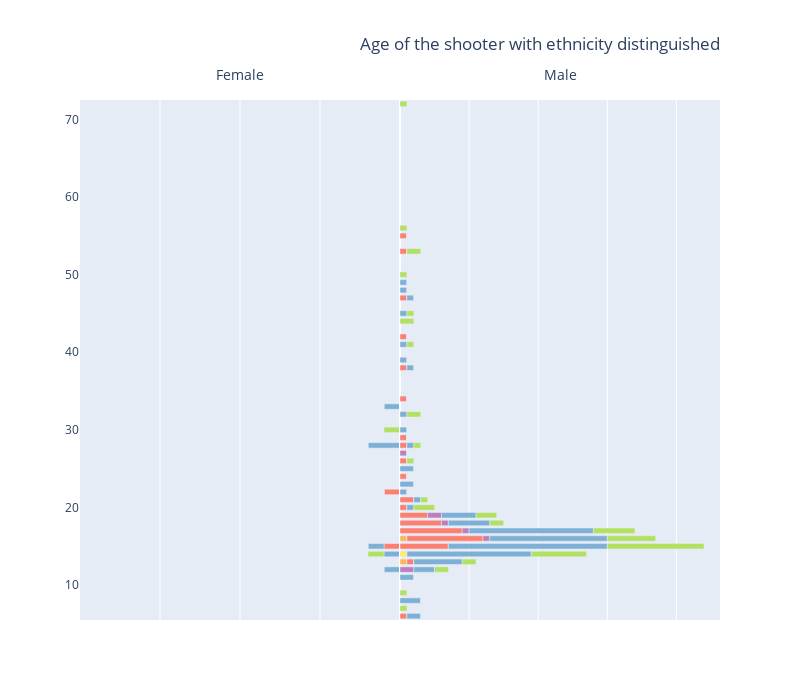

Notebook code for this chart:
### Code cell
fig = make_subplots(rows=1, cols=2, specs=[[{"type":"bar"}, {"type": "bar"}]], shared_xaxes=False,
                    shared_yaxes=True, horizontal_spacing=0)

base = np.zeros(shape=women_ethnicity.shape[0])  
base = pd.Series(base)
for col in women_ethnicity.columns[1:]:
    fig.append_trace(go.Bar(name="Ethincity "+col,
                        x=women_ethnicity[col],
                        y=women_ethnicity['age_shooter1'], 
                        hovertemplate='Ethinicity: ' + col + '<br>Count: ' +women_ethnicity[col].map('{:,.0f}'.format), 
                        offsetgroup=0,
                        orientation='h', 
                        width=0.7, 
                        marker_color=marker_color[col],
                        showlegend=False, 
                        base=base), 
                        1, 1) # 1,1 represents row 1 column 1 in the plot grid
    base = base.add(women_ethnicity[col])


base = np.zeros(shape=men_ethnicity.shape[0])  
base = pd.Series(base)
for col in men_ethnicity.columns[1:]:
    fig.append_trace(go.Bar(name="Ethincity "+col,
                        x=men_ethnicity[col],
                        y=men_ethnicity['age_shooter1'], 
                        hovertemplate='Ethinicity: ' + col + '<br>Count: ' +men_ethnicity[col].map('{:,.0f}'.format),
                        offsetgroup=1,
                        orientation='h', 
                        width=0.7, 
                        marker_color=marker_color[col],
                        showlegend=False, 
                        base=base), 
                        1, 2) # 1,1 represents row 1 column 1 in the plot grid
    base = base.add(men_ethnicity[col])

fig.update_xaxes(showticklabels=False,title_text="Female", row=1, col=1, range=[20,0])
fig.update_xaxes(showticklabels=False,title_text="Male", row=1, col=2)

fig.update_layout(title_text="Age of the shooter with ethnicity distinguished", 
                  width=800, 
                  height=700,
                  title_x=0.9,
                  xaxis1={'side': 'top'},
                  xaxis2={'side': 'top'},
                  barmode='relative')

plotly.offline.plot(fig, filename=html_path+"shooter_age_gender_distribution.html")
fig.show()

### Figure 1 — Plotly figure (JSON) as saved in the notebook; plotly's stock layout.template omitted (floating-point values rounded to 4 significant figures)
{"data": [{"base": [0, 0, 0, 0, 0, 0, 0], "hovertemplate": ["Ethinicity: Black<br>Count: 0", "Ethinicity: Black<br>Count: 0", "Ethinicity: Black<br>Count: 1", "Ethinicity: Black<br>Count: 1", "Ethinicity: Black<br>Count: 0", "Ethinicity: Black<br>Count: 0", "Ethinicity: Black<br>Count: 0"], "marker": {"color": "#fd7f6f"}, "name": "Ethincity Black", "offsetgroup": "0", "orientation": "h", "showlegend": false, "type": "bar", "width": 0.7, "x": [0, 0, 1, 1, 0, 0, 0], "xaxis": "x", "y": [12, 14, 15, 22, 28, 30, 33], "yaxis": "y"}, {"base": [0, 0, 1, 1, 0, 0, 0], "hovertemplate": ["Ethinicity: Not known<br>Count: 1", "Ethinicity: Not known<br>Count: 1", "Ethinicity: Not known<br>Count: 1", "Ethinicity: Not known<br>Count: 0", "Ethinicity: Not known<br>Count: 2", "Ethinicity: Not known<br>Count: 0", "Ethinicity: Not known<br>Count: 1"], "marker": {"color": "#7eb0d5"}, "name": "Ethincity Not known", "offsetgroup": "0", "orientation": "h", "showlegend": false, "type": "bar", "width": 0.7, "x": [1, 1, 1, 0, 2, 0, 1], "xaxis": "x", "y": [12, 14, 15, 22, 28, 30, 33], "yaxis": "y"}, {"base": [1, 1, 2, 1, 2, 0, 1], "hovertemplate": ["Ethinicity: White<br>Count: 0", "Ethinicity: White<br>Count: 1", "Ethinicity: White<br>Count: 0", "Ethinicity: White<br>Count: 0", "Ethinicity: White<br>Count: 0", "Ethinicity: White<br>Count: 1", "Ethinicity: White<br>Count: 0"], "marker": {"color": "#b2e061"}, "name": "Ethincity White", "offsetgroup": "0", "orientation": "h", "showlegend": false, "type": "bar", "width": 0.7, "x": [0, 1, 0, 0, 0, 1, 0], "xaxis": "x", "y": [12, 14, 15, 22, 28, 30, 33], "yaxis": "y"}, {"base": [0, 0, 0, 0, 0, 0, 0, 0, 0, 0, 0, 0, 0, 0, 0, 0, 0, 0, 0, 0, 0, 0, 0, 0, 0, 0, 0, 0, 0, 0, 0, 0, 0, 0, 0, 0, 0, 0, 0, 0], "hovertemplate": ["Ethinicity: American Indian<br>Count: 0", "Ethinicity: American Indian<br>Count: 0", "Ethinicity: American Indian<br>Count: 0", "Ethinicity: American Indian<br>Count: 0", "Ethinicity: American Indian<br>Count: 0", "Ethinicity: American Indian<br>Count: 0", "Ethinicity: American Indian<br>Count: 1", "Ethinicity: American Indian<br>Count: 0", "Ethinicity: American Indian<br>Count: 0", "Ethinicity: American Indian<br>Count: 1", "Ethinicity: American Indian<br>Count: 0", "Ethinicity: American Indian<br>Count: 0", "Ethinicity: American Indian<br>Count: 0", "Ethinicity: American Indian<br>Count: 0", "Ethinicity: American Indian<br>Count: 0", "Ethinicity: American Indian<br>Count: 0", "Ethinicity: American Indian<br>Count: 0", "Ethinicity: American Indian<br>Count: 0", "Ethinicity: American Indian<br>Count: 0", "Ethinicity: American Indian<br>Count: 0", "Ethinicity: American Indian<br>Count: 0", "Ethinicity: American Indian<br>Count: 0", "Ethinicity: American Indian<br>Count: 0", "Ethinicity: American Indian<br>Count: 0", "Ethinicity: American Indian<br>Count: 0", "Ethinicity: American Indian<br>Count: 0", "Ethinicity: American Indian<br>Count: 0", "Ethinicity: American Indian<br>Count: 0", "Ethinicity: American Indian<br>Count: 0", "Ethinicity: American Indian<br>Count: 0", "Ethinicity: American Indian<br>Count: 0", "Ethinicity: American Indian<br>Count: 0", "Ethinicity: American Indian<br>Count: 0", "Ethinicity: American Indian<br>Count: 0", "Ethinicity: American Indian<br>Count: 0", "Ethinicity: American Indian<br>Count: 0", "Ethinicity: American Indian<br>Count: 0", "Ethinicity: American Indian<br>Count: 0", "Ethinicity: American Indian<br>Count: 0", "Ethinicity: American Indian<br>Count: 0"], "marker": {"color": "#ffb55a"}, "name": "Ethincity American Indian", "offsetgroup": "1", "orientation": "h", "showlegend": false, "type": "bar", "width": 0.7, "x": [0, 0, 0, 0, 0, 0, 1, 0, 0, 1, 0, 0, 0, 0, 0, 0, 0, 0, 0, 0, 0, 0, 0, 0, 0, 0, 0, 0, 0, 0, 0, 0, 0, 0, 0, 0, 0, 0, 0, 0], "xaxis": "x2", "y": [6, 7, 8, 9, 11, 12, 13, 14, 15, 16, 17, 18, 19, 20, 21, 22, 23, 24, 25, 26, 27, 28, 29, 30, 32, 34, 38, 39, 41, 42, 44, 45, 47, 48, 49, 50, 53, 55, 56, 72], "yaxis": "y2"}, {"base": [0, 0, 0, 0, 0, 0, 1, 0, 0, 1, 0, 0, 0, 0, 0, 0, 0, 0, 0, 0, 0, 0, 0, 0, 0, 0, 0, 0, 0, 0, 0, 0, 0, 0, 0, 0, 0, 0, 0, 0], "hovertemplate": ["Ethinicity: Asian<br>Count: 0", "Ethinicity: Asian<br>Count: 0", "Ethinicity: Asian<br>Count: 0", "Ethinicity: Asian<br>Count: 0", "Ethinicity: Asian<br>Count: 0", "Ethinicity: Asian<br>Count: 0", "Ethinicity: Asian<br>Count: 0", "Ethinicity: Asian<br>Count: 1", "Ethinicity: Asian<br>Count: 0", "Ethinicity: Asian<br>Count: 0", "Ethinicity: Asian<br>Count: 0", "Ethinicity: Asian<br>Count: 0", "Ethinicity: Asian<br>Count: 0", "Ethinicity: Asian<br>Count: 0", "Ethinicity: Asian<br>Count: 0", "Ethinicity: Asian<br>Count: 0", "Ethinicity: Asian<br>Count: 0", "Ethinicity: Asian<br>Count: 0", "Ethinicity: Asian<br>Count: 0", "Ethinicity: Asian<br>Count: 0", "Ethinicity: Asian<br>Count: 0", "Ethinicity: Asian<br>Count: 0", "Ethinicity: Asian<br>Count: 0", "Ethinicity: Asian<br>Count: 0", "Ethinicity: Asian<br>Count: 0", "Ethinicity: Asian<br>Count: 0", "Ethinicity: Asian<br>Count: 0", "Ethinicity: Asian<br>Count: 0", "Ethinicity: Asian<br>Count: 0", "Ethinicity: Asian<br>Count: 0", "Ethinicity: Asian<br>Count: 0", "Ethinicity: Asian<br>Count: 0", "Ethinicity: Asian<br>Count: 0", "Ethinicity: Asian<br>Count: 0", "Ethinicity: Asian<br>Count: 0", "Ethinicity: Asian<br>Count: 0", "Ethinicity: Asian<br>Count: 0", "Ethinicity: Asian<br>Count: 0", "Ethinicity: Asian<br>Count: 0", "Ethinicity: Asian<br>Count: 0"], "marker": {"color": "#ffee65"}, "name": "Ethincity Asian", "offsetgroup": "1", "orientation": "h", "showlegend": false, "type": "bar", "width": 0.7, "x": [0, 0, 0, 0, 0, 0, 0, 1, 0, 0, 0, 0, 0, 0, 0, 0, 0, 0, 0, 0, 0, 0, 0, 0, 0, 0, 0, 0, 0, 0, 0, 0, 0, 0, 0, 0, 0, 0, 0, 0], "xaxis": "x2", "y": [6, 7, 8, 9, 11, 12, 13, 14, 15, 16, 17, 18, 19, 20, 21, 22, 23, 24, 25, 26, 27, 28, 29, 30, 32, 34, 38, 39, 41, 42, 44, 45, 47, 48, 49, 50, 53, 55, 56, 72], "yaxis": "y2"}, {"base": [0, 0, 0, 0, 0, 0, 1, 1, 0, 1, 0, 0, 0, 0, 0, 0, 0, 0, 0, 0, 0, 0, 0, 0, 0, 0, 0, 0, 0, 0, 0, 0, 0, 0, 0, 0, 0, 0, 0, 0], "hovertemplate": ["Ethinicity: Black<br>Count: 1", "Ethinicity: Black<br>Count: 0", "Ethinicity: Black<br>Count: 0", "Ethinicity: Black<br>Count: 0", "Ethinicity: Black<br>Count: 0", "Ethinicity: Black<br>Count: 0", "Ethinicity: Black<br>Count: 1", "Ethinicity: Black<br>Count: 0", "Ethinicity: Black<br>Count: 7", "Ethinicity: Black<br>Count: 11", "Ethinicity: Black<br>Count: 9", "Ethinicity: Black<br>Count: 6", "Ethinicity: Black<br>Count: 4", "Ethinicity: Black<br>Count: 1", "Ethinicity: Black<br>Count: 2", "Ethinicity: Black<br>Count: 0", "Ethinicity: Black<br>Count: 0", "Ethinicity: Black<br>Count: 1", "Ethinicity: Black<br>Count: 0", "Ethinicity: Black<br>Count: 1", "Ethinicity: Black<br>Count: 0", "Ethinicity: Black<br>Count: 1", "Ethinicity: Black<br>Count: 1", "Ethinicity: Black<br>Count: 0", "Ethinicity: Black<br>Count: 0", "Ethinicity: Black<br>Count: 1", "Ethinicity: Black<br>Count: 1", "Ethinicity: Black<br>Count: 0", "Ethinicity: Black<br>Count: 0", "Ethinicity: Black<br>Count: 1", "Ethinicity: Black<br>Count: 0", "Ethinicity: Black<br>Count: 0", "Ethinicity: Black<br>Count: 1", "Ethinicity: Black<br>Count: 0", "Ethinicity: Black<br>Count: 0", "Ethinicity: Black<br>Count: 0", "Ethinicity: Black<br>Count: 1", "Ethinicity: Black<br>Count: 1", "Ethinicity: Black<br>Count: 0", "Ethinicity: Black<br>Count: 0"], "marker": {"color": "#fd7f6f"}, "name": "Ethincity Black", "offsetgroup": "1", "orientation": "h", "showlegend": false, "type": "bar", "width": 0.7, "x": [1, 0, 0, 0, 0, 0, 1, 0, 7, 11, 9, 6, 4, 1, 2, 0, 0, 1, 0, 1, 0, 1, 1, 0, 0, 1, 1, 0, 0, 1, 0, 0, 1, 0, 0, 0, 1, 1, 0, 0], "xaxis": "x2", "y": [6, 7, 8, 9, 11, 12, 13, 14, 15, 16, 17, 18, 19, 20, 21, 22, 23, 24, 25, 26, 27, 28, 29, 30, 32, 34, 38, 39, 41, 42, 44, 45, 47, 48, 49, 50, 53, 55, 56, 72], "yaxis": "y2"}, {"base": [1, 0, 0, 0, 0, 0, 2, 1, 7, 12, 9, 6, 4, 1, 2, 0, 0, 1, 0, 1, 0, 1, 1, 0, 0, 1, 1, 0, 0, 1, 0, 0, 1, 0, 0, 0, 1, 1, 0, 0], "hovertemplate": ["Ethinicity: Hispanic<br>Count: 0", "Ethinicity: Hispanic<br>Count: 0", "Ethinicity: Hispanic<br>Count: 0", "Ethinicity: Hispanic<br>Count: 0", "Ethinicity: Hispanic<br>Count: 0", "Ethinicity: Hispanic<br>Count: 2", "Ethinicity: Hispanic<br>Count: 0", "Ethinicity: Hispanic<br>Count: 0", "Ethinicity: Hispanic<br>Count: 0", "Ethinicity: Hispanic<br>Count: 1", "Ethinicity: Hispanic<br>Count: 1", "Ethinicity: Hispanic<br>Count: 1", "Ethinicity: Hispanic<br>Count: 2", "Ethinicity: Hispanic<br>Count: 0", "Ethinicity: Hispanic<br>Count: 0", "Ethinicity: Hispanic<br>Count: 0", "Ethinicity: Hispanic<br>Count: 0", "Ethinicity: Hispanic<br>Count: 0", "Ethinicity: Hispanic<br>Count: 0", "Ethinicity: Hispanic<br>Count: 0", "Ethinicity: Hispanic<br>Count: 1", "Ethinicity: Hispanic<br>Count: 0", "Ethinicity: Hispanic<br>Count: 0", "Ethinicity: Hispanic<br>Count: 0", "Ethinicity: Hispanic<br>Count: 0", "Ethinicity: Hispanic<br>Count: 0", "Ethinicity: Hispanic<br>Count: 0", "Ethinicity: Hispanic<br>Count: 0", "Ethinicity: Hispanic<br>Count: 0", "Ethinicity: Hispanic<br>Count: 0", "Ethinicity: Hispanic<br>Count: 0", "Ethinicity: Hispanic<br>Count: 0", "Ethinicity: Hispanic<br>Count: 0", "Ethinicity: Hispanic<br>Count: 0", "Ethinicity: Hispanic<br>Count: 0", "Ethinicity: Hispanic<br>Count: 0", "Ethinicity: Hispanic<br>Count: 0", "Ethinicity: Hispanic<br>Count: 0", "Ethinicity: Hispanic<br>Count: 0", "Ethinicity: Hispanic<br>Count: 0"], "marker": {"color": "#bd7ebe"}, "name": "Ethincity Hispanic", "offsetgroup": "1", "orientation": "h", "showlegend": false, "type": "bar", "width": 0.7, "x": [0, 0, 0, 0, 0, 2, 0, 0, 0, 1, 1, 1, 2, 0, 0, 0, 0, 0, 0, 0, 1, 0, 0, 0, 0, 0, 0, 0, 0, 0, 0, 0, 0, 0, 0, 0, 0, 0, 0, 0], "xaxis": "x2", "y": [6, 7, 8, 9, 11, 12, 13, 14, 15, 16, 17, 18, 19, 20, 21, 22, 23, 24, 25, 26, 27, 28, 29, 30, 32, 34, 38, 39, 41, 42, 44, 45, 47, 48, 49, 50, 53, 55, 56, 72], "yaxis": "y2"}, {"base": [1, 0, 0, 0, 0, 2, 2, 1, 7, 13, 10, 7, 6, 1, 2, 0, 0, 1, 0, 1, 1, 1, 1, 0, 0, 1, 1, 0, 0, 1, 0, 0, 1, 0, 0, 0, 1, 1, 0, 0], "hovertemplate": ["Ethinicity: Not known<br>Count: 2", "Ethinicity: Not known<br>Count: 0", "Ethinicity: Not known<br>Count: 3", "Ethinicity: Not known<br>Count: 0", "Ethinicity: Not known<br>Count: 2", "Ethinicity: Not known<br>Count: 3", "Ethinicity: Not known<br>Count: 7", "Ethinicity: Not known<br>Count: 18", "Ethinicity: Not known<br>Count: 23", "Ethinicity: Not known<br>Count: 17", "Ethinicity: Not known<br>Count: 18", "Ethinicity: Not known<br>Count: 6", "Ethinicity: Not known<br>Count: 5", "Ethinicity: Not known<br>Count: 1", "Ethinicity: Not known<br>Count: 1", "Ethinicity: Not known<br>Count: 1", "Ethinicity: Not known<br>Count: 2", "Ethinicity: Not known<br>Count: 0", "Ethinicity: Not known<br>Count: 2", "Ethinicity: Not known<br>Count: 0", "Ethinicity: Not known<br>Count: 0", "Ethinicity: Not known<br>Count: 1", "Ethinicity: Not known<br>Count: 0", "Ethinicity: Not known<br>Count: 1", "Ethinicity: Not known<br>Count: 1", "Ethinicity: Not known<br>Count: 0", "Ethinicity: Not known<br>Count: 1", "Ethinicity: Not known<br>Count: 1", "Ethinicity: Not known<br>Count: 1", "Ethinicity: Not known<br>Count: 0", "Ethinicity: Not known<br>Count: 0", "Ethinicity: Not known<br>Count: 1", "Ethinicity: Not known<br>Count: 1", "Ethinicity: Not known<br>Count: 1", "Ethinicity: Not known<br>Count: 1", "Ethinicity: Not known<br>Count: 0", "Ethinicity: Not known<br>Count: 0", "Ethinicity: Not known<br>Count: 0", "Ethinicity: Not known<br>Count: 0", "Ethinicity: Not known<br>Count: 0"], "marker": {"color": "#7eb0d5"}, "name": "Ethincity Not known", "offsetgroup": "1", "orientation": "h", "showlegend": false, "type": "bar", "width": 0.7, "x": [2, 0, 3, 0, 2, 3, 7, 18, 23, 17, 18, 6, 5, 1, 1, 1, 2, 0, 2, 0, 0, 1, 0, 1, 1, 0, 1, 1, 1, 0, 0, 1, 1, 1, 1, 0, 0, 0, 0, 0], "xaxis": "x2", "y": [6, 7, 8, 9, 11, 12, 13, 14, 15, 16, 17, 18, 19, 20, 21, 22, 23, 24, 25, 26, 27, 28, 29, 30, 32, 34, 38, 39, 41, 42, 44, 45, 47, 48, 49, 50, 53, 55, 56, 72], "yaxis": "y2"}, {"base": [3, 0, 3, 0, 2, 5, 9, 19, 30, 30, 28, 13, 11, 2, 3, 1, 2, 1, 2, 1, 1, 2, 1, 1, 1, 1, 2, 1, 1, 1, 0, 1, 2, 1, 1, 0, 1, 1, 0, 0], "hovertemplate": ["Ethinicity: White<br>Count: 0", "Ethinicity: White<br>Count: 1", "Ethinicity: White<br>Count: 0", "Ethinicity: White<br>Count: 1", "Ethinicity: White<br>Count: 0", "Ethinicity: White<br>Count: 2", "Ethinicity: White<br>Count: 2", "Ethinicity: White<br>Count: 8", "Ethinicity: White<br>Count: 14", "Ethinicity: White<br>Count: 7", "Ethinicity: White<br>Count: 6", "Ethinicity: White<br>Count: 2", "Ethinicity: White<br>Count: 3", "Ethinicity: White<br>Count: 3", "Ethinicity: White<br>Count: 1", "Ethinicity: White<br>Count: 0", "Ethinicity: White<br>Count: 0", "Ethinicity: White<br>Count: 0", "Ethinicity: White<br>Count: 0", "Ethinicity: White<br>Count: 1", "Ethinicity: White<br>Count: 0", "Ethinicity: White<br>Count: 1", "Ethinicity: White<br>Count: 0", "Ethinicity: White<br>Count: 0", "Ethinicity: White<br>Count: 2", "Ethinicity: White<br>Count: 0", "Ethinicity: White<br>Count: 0", "Ethinicity: White<br>Count: 0", "Ethinicity: White<br>Count: 1", "Ethinicity: White<br>Count: 0", "Ethinicity: White<br>Count: 2", "Ethinicity: White<br>Count: 1", "Ethinicity: White<br>Count: 0", "Ethinicity: White<br>Count: 0", "Ethinicity: White<br>Count: 0", "Ethinicity: White<br>Count: 1", "Ethinicity: White<br>Count: 2", "Ethinicity: White<br>Count: 0", "Ethinicity: White<br>Count: 1", "Ethinicity: White<br>Count: 1"], "marker": {"color": "#b2e061"}, "name": "Ethincity White", "offsetgroup": "1", "orientation": "h", "showlegend": false, "type": "bar", "width": 0.7, "x": [0, 1, 0, 1, 0, 2, 2, 8, 14, 7, 6, 2, 3, 3, 1, 0, 0, 0, 0, 1, 0, 1, 0, 0, 2, 0, 0, 0, 1, 0, 2, 1, 0, 0, 0, 1, 2, 0, 1, 1], "xaxis": "x2", "y": [6, 7, 8, 9, 11, 12, 13, 14, 15, 16, 17, 18, 19, 20, 21, 22, 23, 24, 25, 26, 27, 28, 29, 30, 32, 34, 38, 39, 41, 42, 44, 45, 47, 48, 49, 50, 53, 55, 56, 72], "yaxis": "y2"}], "layout": {"barmode": "relative", "height": 700, "title": {"text": "Age of the shooter with ethnicity distinguished", "x": 0.9}, "width": 800, "xaxis": {"anchor": "y", "domain": [0, 0.5], "range": [20, 0], "showticklabels": false, "side": "top", "title": {"text": "Female"}}, "xaxis2": {"anchor": "y2", "domain": [0.5, 1], "showticklabels": false, "side": "top", "title": {"text": "Male"}}, "yaxis": {"anchor": "x", "domain": [0, 1]}, "yaxis2": {"anchor": "x2", "domain": [0, 1], "matches": "y", "showticklabels": false}}}
